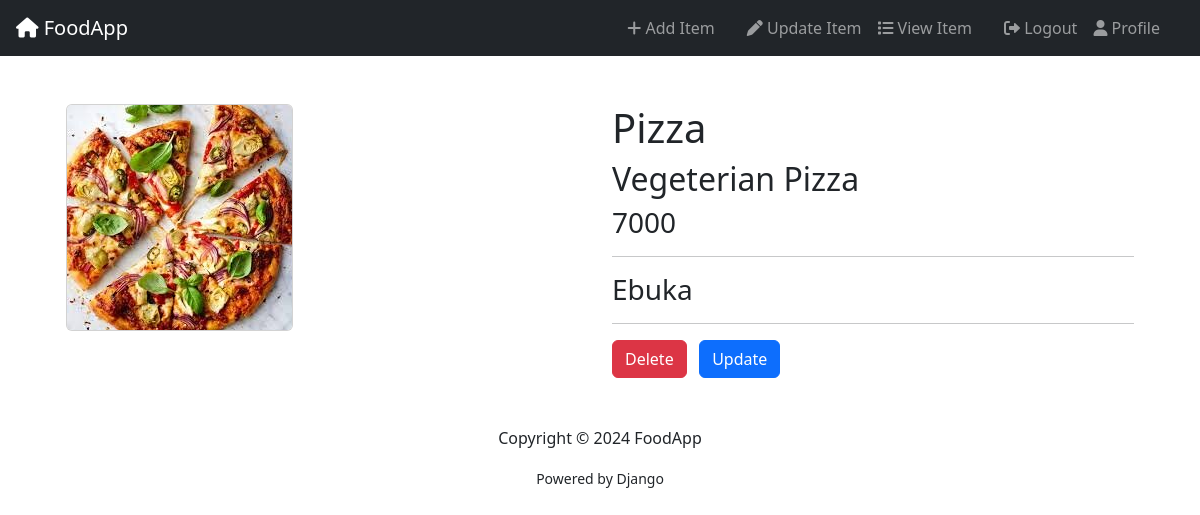
Page /food/detail/4 (signed in) on the committed database.
### food/models.py (models this page shows, shortened)
class Item(models.Model):
    user_name = models.ForeignKey(User, on_delete=models.CASCADE, default=1)
    item_name = models.CharField(max_length=200)
    item_desc = models.CharField(max_length=200)
    item_price = models.IntegerField()
    item_image = models.ImageField(upload_to="food_images")

### food/views.py (the view)
# urls.py: path("detail/<int:pk>", views.FoodDetail.as_view(), name="detail"),
class FoodDetail(LoginRequiredMixin, DetailView):
    model = Item
    template_name = "food/detail.html"
    context_object_name = "item"

### food/templates/food/detail.html
{% extends 'food/base.html' %}
{% block content %}
{% if item %}
<div class="container">
    <div class="row">
        <div class="col-md-6">
<img height="200px" src="{{ item.item_image.url }}" class="card" alt="{{ item.item_name }}">
        </div>
        <div class="col-md-6">
<h1>{{ item.item_name|capfirst }}</h1>
<h2>{{ item.item_desc|capfirst }}</h2>
<h3>{{ item.item_price }}</h3>
<hr>
<h3>{{ item.user_name|capfirst }}</h3>
<hr>
<a class="btn btn-danger"   href="{% url 'food:delete_item' item.pk %}">Delete</a >&nbsp&nbsp
<a href="{% url 'food:update' item.pk %}"><input type="submit" value="Update" class="btn btn-primary"></a>
        </div>
    </div>
</div>
{% endif %}
{% endblock %}

### rows in the picture
Item: item_image (picture), item_name "Pizza", item_desc "Vegeterian Pizza", item_price "7000", user_name "Ebuka"
